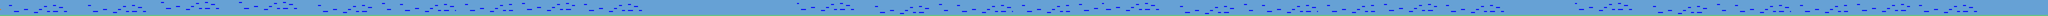

This is a level from a 2D game, rendered from its Tiled map with the project's own tilesets. A one-line summary and the map file follow, with tile-layer data summarised:
An orthogonal 2048x16 tile map with 32x32 px tiles, 2 tile layers (background, tilemap).

<map version="1.2" tiledversion="1.2.0" orientation="orthogonal" renderorder="right-down" width="2048" height="16" tilewidth="32" tileheight="32" infinite="0" nextlayerid="3" nextobjectid="1">
 <tileset firstgid="1" source="tileset_levent.tsx" />
 <layer id="2" name="background" width="2048" height="16">
  <data>[32768 cells, 32768 non-empty, 3 distinct tile ids]</data>
 </layer>
 <layer id="1" name="tilemap" width="2048" height="16">
  <data>[32768 cells, 2048 non-empty, 1 distinct tile ids]</data>
 </layer>
</map>